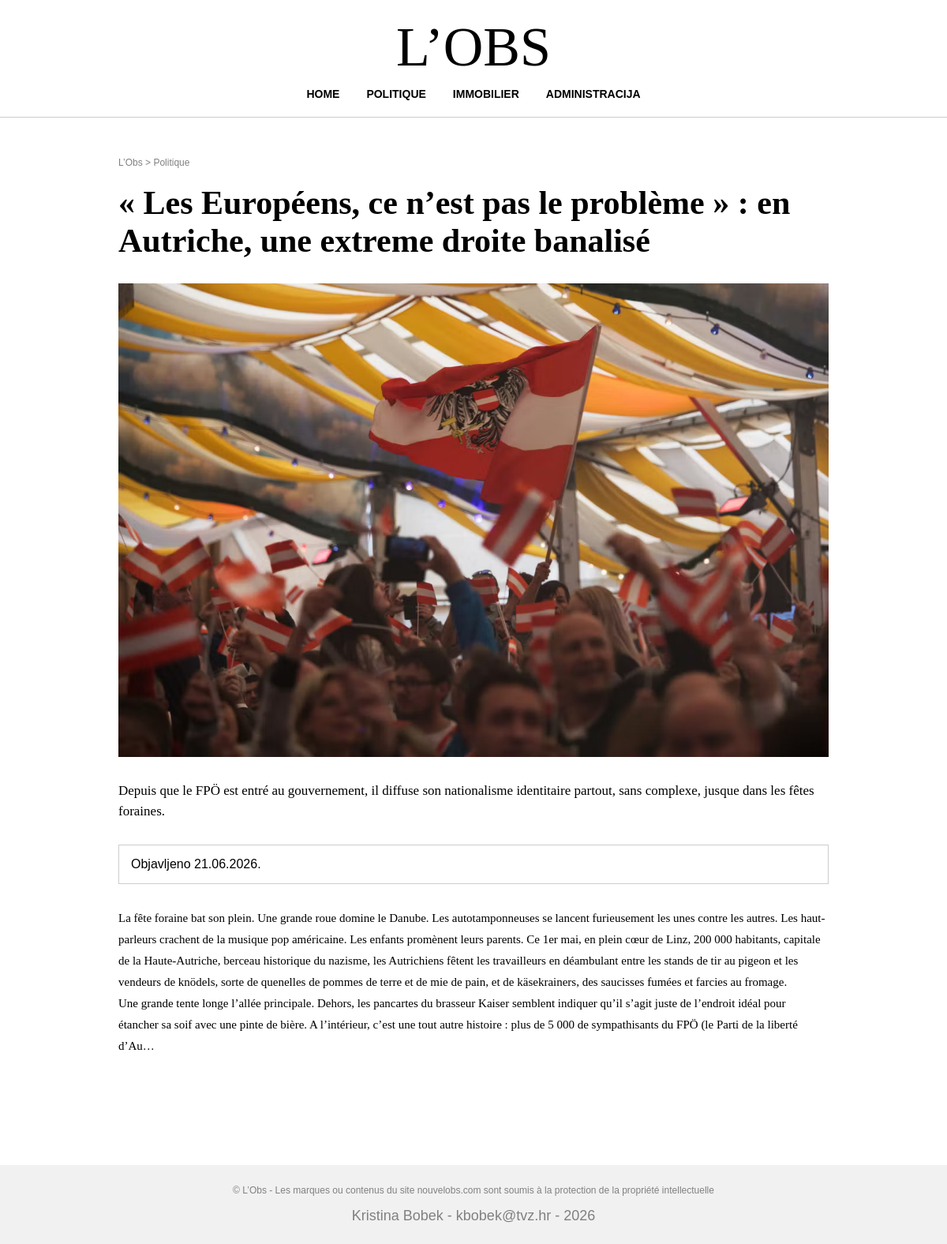
The page /clanak.php?id=3 on the database its author committed.
### tables this page shows
CREATE TABLE `vijesti` (
  `id` int(11) NOT NULL,
  `datum` varchar(32) NOT NULL,
  `naslov` varchar(255) NOT NULL,
  `sazetak` text NOT NULL,
  `tekst` text NOT NULL,
  `slika` varchar(255) NOT NULL,
  `kategorija` varchar(64) NOT NULL,
  `prikaz` tinyint(1) NOT NULL
);

### clanak.php (the view, shortened to what this page needs)
<?php
include 'connect.php';
$id=$_GET['id'];
$query="SELECT * FROM vijesti WHERE id=$id";
$rezultat=mysqli_query($dbc,$query);
$row=mysqli_fetch_array($rezultat);
?>
<!DOCTYPE html>
<html lang="en">
<head>
    <link rel="stylesheet" type="text/css" href="style.css">
</head>
<body>
    <header>
    <h1>L’OBS</h1>
    <nav>
        <ul>
            <li><a href="index.php">HOME</a></li>
            <li><a href="kategorija.php?kategorija=Politique">POLITIQUE</a></li>
            <li><a href="kategorija.php?kategorija=Immobilier">IMMOBILIER</a></li>
            <li><a href="administrator.php">ADMINISTRACIJA</a></li>
        </ul>
    </nav>
  </header>
  <main>
    <section class="clanak">
        <p class="path">L’Obs > <?php echo $row['kategorija']; ?></p>
        <h1 class="clanak-naslov"><?php echo $row['naslov']; ?></h1>
        <div class="clanak-slika">
            <img src="images/<?php echo $row['slika']; ?>" alt="slika">
        </div>
        <div class="kratki-opis">
            <?php echo $row['sazetak']; ?>
        </div>
        <div class="datum">
            Objavljeno <?php echo $row['datum']; ?>
        </div>
        <div class="clanak-tekst">
            <?php echo nl2br($row['tekst']); ?>
        </div>
    </section>
  </main>
  <footer>
    © L’Obs - Les marques ou contenus du site nouvelobs.com sont soumis à la protection de la propriété intellectuelle
    <p>Kristina Bobek - kbobek@tvz.hr - 2026</p>
  </footer>
</body>
</html>

### style.css (style rules this page uses)
* { margin:0; padding:0; box-sizing:border-box; }
body { font-family:Georgia, 'Times New Roman', Times, serif; background:white; min-height: 100vh; display:flex; flex-direction:column; }
header { background:white; text-align:center; padding:20px 0; border-bottom: 1px solid #cccccc; }
header h1 { font-size:70px; font-weight:normal; margin-bottom:10px; }
nav ul { list-style:none; }
nav ul li { display: inline-block; margin:0 15px; }
nav ul li a { text-decoration: none; color:black; font-family:Arial, Helvetica, sans-serif; font-size:14px; font-weight: bold; }
main { width:1000px; margin:50px auto; flex:1; }
section { margin-bottom: 70px; }
footer { font-family:Arial, Helvetica, sans-serif; margin-top: auto; text-align:center; background:#f1f1f1; color:gray; padding:25px; font-size:12px; margin-top:60px; }
footer p { margin-top:15px; font-size:18px; }
.path { color:gray; font-family:Arial, Helvetica, sans-serif; font-size:12px; margin-bottom:20px; }
.clanak { width:900px; margin:0 auto; font-family:Georgia, 'Times New Roman', Times, serif; }
.clanak-naslov { font-size:42px; margin-bottom:30px; }
.clanak-slika img { width:100%; display:block; margin-bottom:30px; }
.kratki-opis { font-size:17px; line-height:1.5; margin-bottom:30px; }
.datum { border:1px solid #cccccc; padding:15px; margin-bottom:30px; font-family:Arial, Helvetica, sans-serif; }
.clanak-tekst { line-height:1.8; font-size:15px; }

### rows shown on the page
vijesti: kategorija "Politique", naslov "« Les Européens, ce n’est pas le problème » : en Autriche, une extreme droite banalisé", slika (picture), sazetak "Depuis que le FPÖ est entré au gouvernement, il diffuse son nationalisme identitaire partout, sans complexe, jusque dans les fêtes foraines.", datum "21.06.2026.", tekst "La fête foraine bat son plein. Une grande roue domine le Danube. Les autotamponneuses se lancent furieusement les unes contre les autres. Les haut-parleurs crachent de la musique pop américaine. Les enfants promènent leurs parents. Ce 1er mai, en plein cœur de Linz, 200 000 habitants, capitale de la Haute-Autriche, berceau historique du nazisme, les Autrichiens fêtent les travailleurs en déambulant entre les stands de tir au pigeon et les vendeurs de knödels, sorte de quenelles de pommes de terre et de mie de pain, et de käsekrainers, des saucisses fumées et farcies au fromage. Une grande tente longe l’allée principale. Dehors, les pancartes du brasseur Kaiser semblent indiquer qu’il s’agit…"
